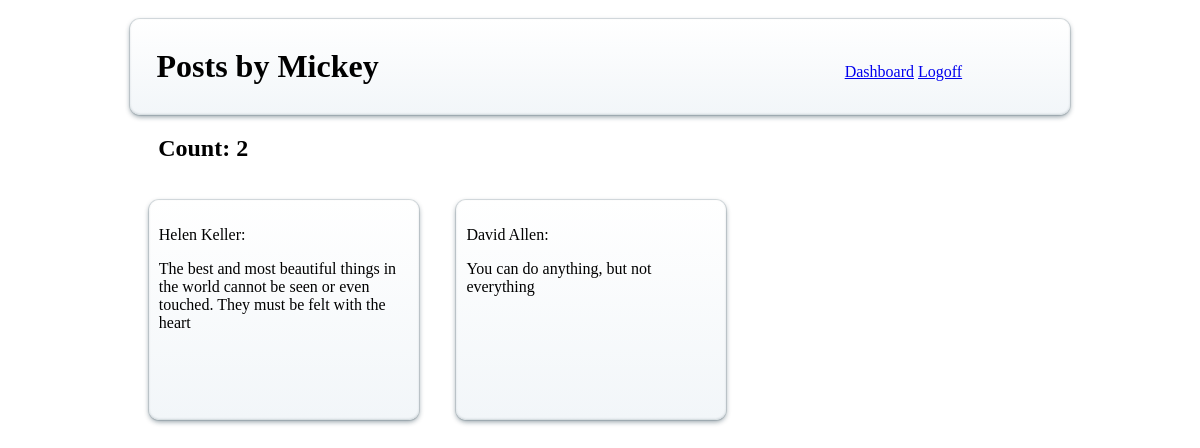
Page /Users/show_user/2 on the committed database.
### tables this page shows
CREATE TABLE `quotes` (
  `id` int(11) NOT NULL AUTO_INCREMENT,
  `quoted_by` varchar(255) DEFAULT NULL,
  `message` text,
  `created_at` datetime DEFAULT NULL,
  `updated_at` datetime DEFAULT NULL,
  `user_id` int(11) NOT NULL,
  PRIMARY KEY (`id`),
  KEY `fk_quotes_users_idx` (`user_id`),
  CONSTRAINT `fk_quotes_users` FOREIGN KEY (`user_id`) REFERENCES `users` (`id`) ON DELETE NO ACTION ON UPDATE NO ACTION
);

### application/controllers/Users.php (called while the page is built, shortened)
<?php
class Users extends CI_Controller {
	public function show_user($id)
	{
		$user_data=array();
		$user_data['user_quotes']=$this->User->show_user($id);
		$user_data['count']=$this->User->count($id);
		$this->load->view('show_user',$user_data);
	}
}

### index.php (called while the page is built, shortened)
<?php
require_once BASEPATH.'core/CodeIgniter.php';

### application/models/User.php (called while the page is built, shortened)
<?php
class User extends CI_model
{
	public function count($user_id)
	{
		$query="SELECT count(*) AS count, users.username
				FROM quotes JOIN users ON users.id=quotes.user_id
				WHERE quotes.user_id=?";
		$values=array($user_id);
		return $this->db->query($query,$values)->row_array();
	}
	public function show_user($id)
	{
		$query="SELECT quotes.user_id,
				quotes.quoted_by,
				quotes.message,
				users.username
				FROM quotes JOIN users ON users.id=quotes.user_id
				WHERE users.id=?";
		$values=array($id);
		return $this->db->query($query,$values)->result_array();
	}
}

### application/views/show_user.php (the view, shortened to what this page needs)
<html>
<head>
	<link rel="stylesheet" type="text/css" href="/assets/css/style.css">
</head>
<body>
	<div class="container">
		<div id="nav">
			<h1 id="showH1">Posts by <?=$count['username']; ?></h1>
			<a id="dashboard" href="/Quotes/home">Dashboard</a>
			<a id="logoff" href="/Users/logoff">Logoff</a>
		</div>
		<h2 id="count">Count: <?=$count['count'];?></h2>
	<?php
			foreach($user_quotes as $quotes)
			{
				echo "<div class='quotes'><p class='red'>".$quotes['quoted_by'].":</p>
					  <p>".$quotes['message']."</p></div>";
			}
	?>
	</div>
</body>
</html>

### assets/css/style.css (style rules this page uses)
* { font-family: "Tahoma"; }
.container { width: 940px; margin: 0px auto; }
.quotes { width: 250px; height: 200px; border-radius: 10px; margin-top: 2%; box-shadow:0 0 0 1px rgba(14,41,57,0.12),0 2px 5px rgba(14,41,57,0.44),inset 0 -1px 2px rgba(14,41,57,0.15); padding: 10px; background:linear-gradient(#fff,#f2f6f9); display: inline-block; vertical-align: top; margin: 2%; }
#nav { border-radius: 10px; margin-top: 2%; box-shadow:0 0 0 1px rgba(14,41,57,0.12),0 2px 5px rgba(14,41,57,0.44),inset 0 -1px 2px rgba(14,41,57,0.15); padding: 8px; background:linear-gradient(#fff,#f2f6f9); }
#nav #dashboard { margin-left: 50%; }
#nav #showH1 { display: inline-block; margin-left: 2%; }
#count { margin-left: 3%; }

### rows in the picture
quotes: quoted_by "Helen Keller", message "The best and most beautiful things in the world cannot be seen or even touched. They must be felt with the heart"
quotes: quoted_by "David Allen", message "You can do anything, but not everything"

### other values in the picture
$count['username'] "Mickey"
$count['count'] "2"
